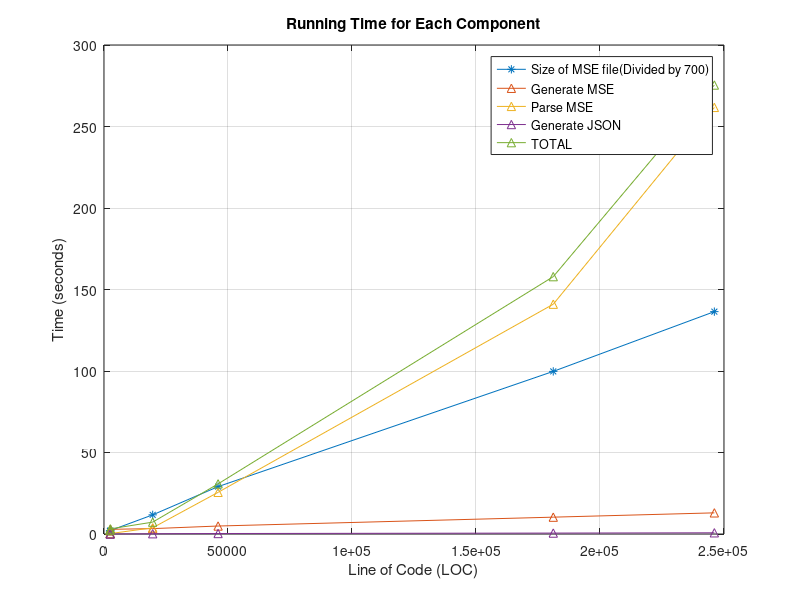

The MATLAB script that drew this image: (Note: this script raises an error after producing the figure.)
load('LOC.mat');


%% plot runtime
load('Runtime.mat');
load('LIM.mat');
plot(LOC, LIM(1:6) / 7000, '*-', LOC, Runtime, '^-'); 
legend('Size of MSE file(Divided by 700)','Generate MSE', 'Parse MSE', 'Generate JSON', 'TOTAL');grid
xlabel('Line of Code (LOC)');
ylabel('Time (seconds)');
title('Running Time for Each Component');
saveas(gcf, 'time.jpg');

%% plot runtime comparison
LOCCom = [2421,2569,19630,46002,246109];
plot(LOC, RuntimeCodecity, '^-');grid
legend('NewbieTOGO','CodeCity');
xlabel('Line of Code (LOC)');
ylabel('Time (seconds)');
title('Running Time Comparison with CodeCity (seconds)');
saveas(gcf, 'time_comparison.jpg');

%% plot memory usage
load('MemoryUsage.mat');
plot(LOC, MemoryUsage, '^-');grid
legend('DFSWalktree', 'GenDependGraph','Inc Avg.');
xlabel('Line of Code (LOC)');
ylabel('Memory Usage (MiB)');
title('Memory Usage and Increment for 2 Critical Methods');
saveas(gcf, 'memory.jpg');
